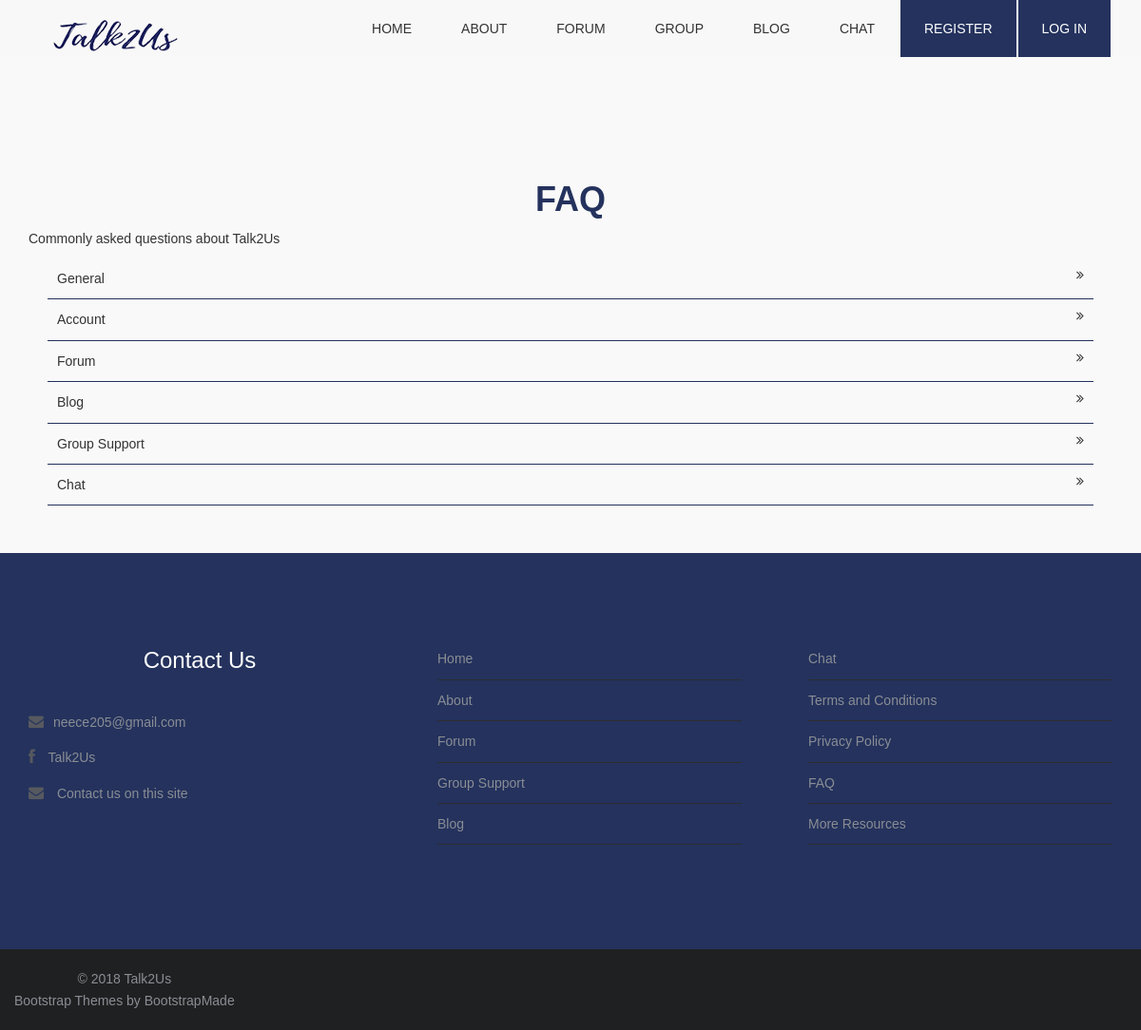
The app's page /faq.php with its own data.
### tables this page shows
CREATE TABLE `faqtopic` (
  `topicID` int(10) NOT NULL,
  `topicname` varchar(255) NOT NULL
);

### faq.php (the view, shortened to what this page needs)
<?php
	require_once("function.php");
	include "database_conn.php";
	$results_per_page = 10;
	if(!isset($_GET['page'])){
		$page = 1;
	}else {
		$page = $_GET['page'];
	}
	$this_page_first_result = ($page-1)*$results_per_page;
	$sqlfaq = "SELECT *
	FROM faqtopic
	ORDER BY topicID
	LIMIT ".$this_page_first_result.",".$results_per_page;
	$rsfaq = mysqli_query($conn,$sqlfaq)
	or die(mysqli_error($conn));
	echo makePageStart("Talk2Me - FAQ");
	echo makeNav("");
?>
<section class="box">
	<div class="container top-content">
		<h1><strong>FAQ</strong></h1>
		<p>Commonly asked questions about Talk2Us</p>
<?php
	if (mysqli_affected_rows($conn)>0) {
		while($row = mysqli_fetch_assoc($rsfaq)){
			$id				= 	$row["topicID"];
			$name			=	$row["topicname"];
			echo "<div class=\"row itemRow clearLeft clearRight\">";
			echo "<a href=\"faqQues.php?topicid=$id\"><p class=\"floatLeft\" >$name</p>";
			echo "<i class=\"fa fa-angle-double-right fa-1x floatRight\"></i></a>";
			echo "</div>";
		}
	} else {
		echo noexist("FAQ categories");
	}
?>
	</div>
</section>
<?php
	echo makeFooter();
  ?>

### function.php (shortened to what this page needs)
<?php
function makePageStart($title) {
$pageStartContent = <<<PAGESTART
<!DOCTYPE html>
<html lang="en">
<head>
  <meta charset="utf-8">
  <meta http-equiv="X-UA-Compatible" content="IE=edge">
  <meta name="viewport" content="width=device-width, initial-scale=1">
  <title>$title</title>
  <link href="css/bootstrap.min.css" rel="stylesheet">
  <link rel="stylesheet" href="css/animate.css">
  <link rel="stylesheet" href="css/font-awesome.min.css">
  <link rel="stylesheet" href="css/jquery.bxslider.css">
  <link href="css/style.css" rel="stylesheet">
  <link href="https://fonts.googleapis.com/css?family=Caveat" rel="stylesheet">
  <link href="https://cdn.datatables.net/1.10.16/css/jquery.dataTables.min.css" rel="stylesheet">
  <script src="js/jquery-2.1.1.min.js"></script>
  <script src="https://code.jquery.com/ui/1.12.1/jquery-ui.js"></script>
  <script src="https://cdn.datatables.net/1.10.16/js/jquery.dataTables.min.js"></script>
  <link rel="stylesheet" href="//code.jquery.com/ui/1.12.1/themes/base/jquery-ui.css">
  <!-- =======================================================
    Theme Name: MeFamily
    Theme URL: https://bootstrapmade.com/family-multipurpose-html-bootstrap-template-free/
    Author: BootstrapMade
    Author URL: https://bootstrapmade.com
  ======================================================= -->
</head>
<body>
PAGESTART;
	$pageStartContent .="\n";
	return $pageStartContent;
}
function makeNav($header){
	echo "
	    <nav class=\"navbar navbar-default navbar-fixed-top\">
    <div class=\"container\">
      <div class=\"navbar-header\">
        <button type=\"button\" class=\"navbar-toggle collapsed\" data-toggle=\"collapse\" data-target=\".navbar-collapse.collapse\">
					<span class=\"sr-only\">Toggle navigation</span>
					<span class=\"icon-bar\"></span>
					<span class=\"icon-bar\"></span>
					<span class=\"icon-bar\"></span>
				</button>
        <a class=\"navbar-brand\" href=\"index.php\"><img src=\"img/logo1.png\" id=\"headerLogo\" alt=\"Talk2Us Logo\" /></a>
      </div>
      <div class=\"navbar-collapse collapse\">
        <div class=\"menu\">
          <ul class=\"nav nav-tabs\" role=\"tablist\">
            <li role=\"presentation\"><a href=\"index.php\">Home</a></li>
            <li role=\"presentation\"><a href=\"aboutUs.php\">About</a></li>
            <li role=\"presentation\"><a href=\"forum.php\">Forum</a></li>
			<li role=\"presentation\"><a href=\"groupSupport.php\">Group</a></li>
            <li role=\"presentation\"><a href=\"blog.php\">Blog</a></li>
            <li role=\"presentation\"><a href=\"chat.php\">Chat</a></li>";
			if (isset($_SESSION['userID'])){
				if ($_SESSION['role'] == "1") {
					echo"<li role=\"presentation\"><a href=\"Admin.php\">Admin</a></li>";
				}
				echo	"<li role=\"presentation\" class=\"active\"><a href=\"User.php\">".$_SESSION['username']."</a></li>";
				echo	"<li role=\"presentation\" class=\"active\"><a href=\"logout.php\">Log Out</a></li>";
			} else {
				echo"<li role=\"presentation\" class=\"active\"><a href=\"register.php\">Register</a></li>
					<li role=\"presentation\" class=\"active\"><a href=\"login.php\">Log In</a></li>";
			}
          echo "</ul>
        </div>
      </div>
    </div>
  </nav>";
}
function makeFooter() {
$footContent = <<< FOOT
<footer>
    <div class="inner-footer">
      <div class="container">
        <div class="row">
		<div class="col-md-4 f-contact greyText">
            <h3 class="widgetheading">Contact Us</h3>
            <a href="mailto:neece205@gmail.com">
              <p><i class="fa fa-envelope"></i>neece205@gmail.com</p>
            </a>
			 <a href="#">
				<p><i class="fa fa-facebook fa-1x"></i> Talk2Us</p>
			</a>
			<a href="contact.php">
				<p><i class="fa fa-envelope fa-1x"></i> Contact us on this site</p>
			</a>
          </div>
          <div class="col-md-4 l-posts greyText">
            <ul>
				<li><a href="index.php">Home</a></li>
				<li><a href="aboutUs.php">About</a></li>
				<li><a href="forum.php">Forum</a></li>
				<li><a href="groupSupport.php">Group Support</a></li>
				<li><a href="blog.php">Blog</a></li>
            </ul>
          </div>
		  <div class="col-md-4 l-posts greyText">
            <ul>
              <li><a href="chat.php">Chat</a></li>
              <li><a href="terms.php">Terms and Conditions</a></li>
              <li><a href="privacy.php">Privacy Policy</a></li>
              <li><a href="faq.php">FAQ</a></li>
              <li><a href="resources.php">More Resources</a></li>
            </ul>
          </div>
        </div>
      </div>
    </div>
    <div class="last-div">
      <div class="container">
        <div class="row">
          <div class="copyright">
            &copy; 2018 Talk2Us
            <div class="credits">
              <a href="https://bootstrapmade.com/">Bootstrap Themes</a> by <a href="https://bootstrapmade.com/">BootstrapMade</a>
            </div>
          </div>
        </div>
      </div>
    </div>
  </footer>
</body>
</html>
FOOT;
$footContent .="\n";
return $footContent;
}
?>

### css/style.css (style rules this page uses)
body { font-family: Arial, Helvetica, sans-serif; font-size:14px; font-weight:300; line-height:1.6em; color:#333; background-color:#fff; }
hi,h2,h3,h4,h5,h6 { color:#333; line-height:1.1em; text-align: center; }
h1 { text-align:center; color: #24325D; }
p { color:#333; }
a { text-decoration:none; transition: all 0.1s ease-in-out; -moz-transition: all 0.1s ease-in-out; -webkit-transition: all 0.1s ease-in-out; -o-transition: all 0.1s ease-in-out; outline: none; color:#333; }
.navbar-brand { float: left; height: 50px; padding: 15px 15px; font-size: 30px; line-height: 20px; }
.navbar-collapse { float:right; padding-right: 15px; padding-left: 15px; overflow-x: visible; -webkit-overflow-scrolling: touch; border-top: 0; }
.navbar-fixed-top { top: 0; border-width: 0 0 0; }
.nav-tabs { border-bottom:0; }
.nav > li > a { position: relative; display: block; padding: 20px 25px; }
.nav-tabs > li > a { margin-right: 2px; line-height: 1.42857143; border: 0; border-radius: 0 0 0 0; text-transform:uppercase; }
.nav-tabs > li.active > a { color: #fff; cursor: default; background-color: #24325D; border: 0; border-bottom-color: transparent; }
section.box { background-color:#f9f9f9; text-align:left; padding-top:50px; padding-bottom:50px; }
footer { background: #24325D; }
.inner-footer { padding: 100px 0; }
.inner-footer ul li,a { list-style:none; }
.widgetheading { font-size: 24px; color: #fff; font-weight: 100; margin-top: 0; margin-bottom: 40px; }
.l-posts li a { font-size: 14px; color: #8a8d94; margin: 0; font-weight: 300; border-bottom: 1px solid #2c2d2e; padding-bottom: 10px; margin-bottom: 10px; display: block; }
.f-contact p { font-size: 14px; color: #8a8d94; margin: 0; font-weight: 300; margin-bottom: 15px; }
.f-contact i { color: #56595f; font-size: 16px; margin-right: 10px; }
.last-div { background: #1f2021; padding: 20px 0; position: relative; }
.copyright { font-size: 14px; color: #8a8d94; margin: 0; text-align:center; font-weight: 300; float: left; }
.copyright a { color: #8a8d94; text-align:center; }
.top-content { margin-top: 120px !important; }
.itemRow { border-bottom: 1px solid #24325D !important; margin-left: 20px; margin-right: 20px; padding: 10px; }
.itemRow p { margin-bottom: 0px; }
.clearRight { clear: right; }
.floatRight { float: right; }
.floatLeft { float: left; }
.clearLeft { clear: left; }

### records on screen
faqtopic: topicname "General"
faqtopic: topicname "Account"
faqtopic: topicname "Forum"
faqtopic: topicname "Blog"
faqtopic: topicname "Group Support"
faqtopic: topicname "Chat"
